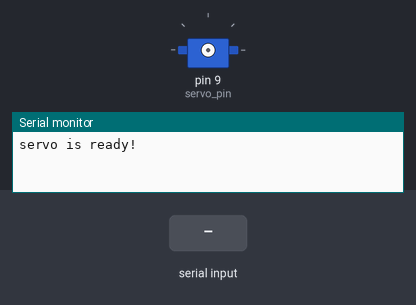
Bench run of a sketch on a simulated Arduino Uno, built with avr-gcc and run on an emulated ATmega328P. Shown: servo, the last lines printed to the serial monitor. Wiring (inferred from the names in the program): servo: signal pin 9. Inputs (shaded band) come from the test bench. Servo pulses on a pin are drawn as a servo (544–2400 µs = 0–180°).

Above: at 1.2 s.
1.3 s: "90,45\n" received over Serial
At 3.1 s:
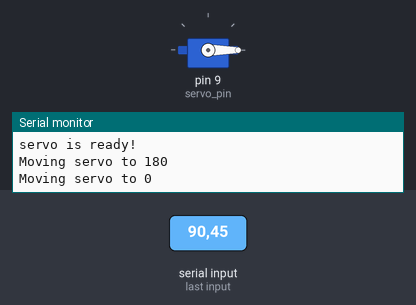
4.3 s: "30,150\n" received over Serial
10.1 s: "200\n" received over Serial
At 11.5 s:
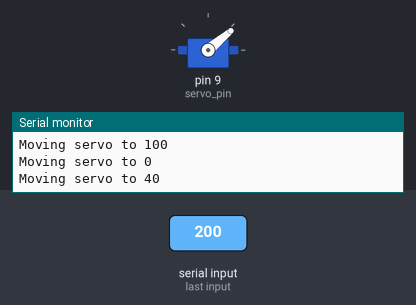
13.1 s: "5\n" received over Serial
At 14.5 s:
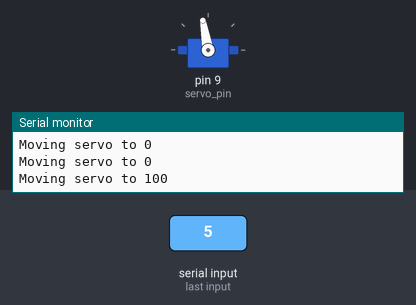
15.4 s: "90\n" received over Serial
At 16.2 s:
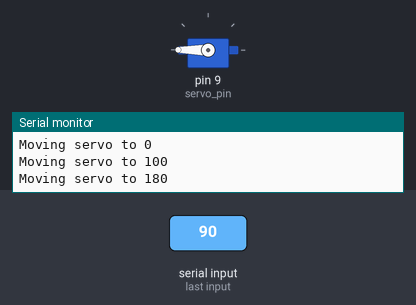
Timing chart, 0 to 18.4 s (numbered marks = the images above; inputs shaded):
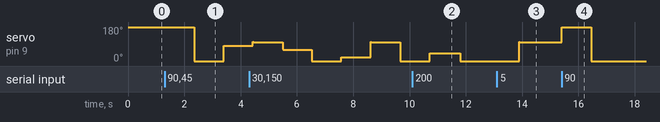

The sketch:

sketch_jan05a.ino
```cpp
int servo_pin = 9;
int my_angle;
int pulse_width;
int val;

void servo_pulse(int servo_pin, int my_angle) {
  pulse_width = (my_angle * 11) + 500;
  digitalWrite(servo_pin, HIGH);
  delayMicroseconds(pulse_width);
  digitalWrite(servo_pin, LOW);
  delay(20 - pulse_width / 1000);
}

void setup() {
  pinMode(servo_pin, OUTPUT);
  Serial.begin(9600);
  Serial.println("servo is ready!");
}

void loop() {
  val = Serial.read();

  if (val >= '0' && val <= '9') {
    val = val - '0';
    val = val * (180 / 9);

    Serial.print("Moving servo to ");
    Serial.print(val, DEC);
    Serial.println();

    for(int i = 0; i <= 50; i++) {
      servo_pulse(servo_pin, val);
    }
  }
}
```

Measured:
- after the input at 1.3 s, servo on pin 9 (servo_pin): 180° → 0° after 1.0 s, → 80° 1.0 s later
- after the input at 10.1 s, servo on pin 9 (servo_pin): 0° → 40° after 0.63 s, → 0° 1.1 s later
- after the input at 13.1 s, servo on pin 9 (servo_pin): 0° → 100° after 0.79 s
- after the input at 15.4 s, servo on pin 9 (servo_pin): 100° → 180° at once, → 0° 1.0 s later
